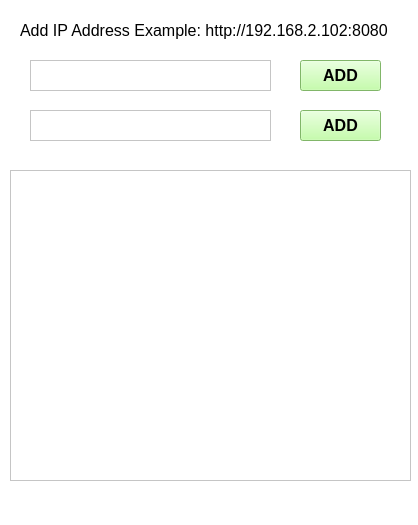
<?xml version="1.0" encoding="UTF-8"?>
<ui version="4.0">
 <class>frmIpAdd</class>
 <widget class="QMainWindow" name="frmIpAdd">
  <property name="geometry">
   <rect>
    <x>0</x>
    <y>0</y>
    <width>418</width>
    <height>525</height>
   </rect>
  </property>
  <property name="windowTitle">
   <string>Add IP</string>
  </property>
  <property name="styleSheet">
   <string notr="true">background-color: white;</string>
  </property>
  <widget class="QWidget" name="centralwidget">
   <widget class="QLabel" name="label">
    <property name="geometry">
     <rect>
      <x>20</x>
      <y>10</y>
      <width>371</width>
      <height>41</height>
     </rect>
    </property>
    <property name="font">
     <font>
      <pointsize>12</pointsize>
     </font>
    </property>
    <property name="text">
     <string>Add IP Address Example: http://192.168.2.102:8080</string>
    </property>
   </widget>
   <widget class="QTextEdit" name="txtIp">
    <property name="geometry">
     <rect>
      <x>30</x>
      <y>60</y>
      <width>241</width>
      <height>31</height>
     </rect>
    </property>
   </widget>
   <widget class="QPushButton" name="btnAddIp">
    <property name="geometry">
     <rect>
      <x>300</x>
      <y>60</y>
      <width>81</width>
      <height>31</height>
     </rect>
    </property>
    <property name="font">
     <font>
      <pointsize>12</pointsize>
      <weight>75</weight>
      <bold>true</bold>
     </font>
    </property>
    <property name="styleSheet">
     <string notr="true">background-color: rgb(181, 255, 147);</string>
    </property>
    <property name="text">
     <string>ADD</string>
    </property>
   </widget>
   <widget class="QTableView" name="tblTime">
    <property name="geometry">
     <rect>
      <x>10</x>
      <y>170</y>
      <width>401</width>
      <height>311</height>
     </rect>
    </property>
   </widget>
   <widget class="QPushButton" name="btnAddIp2">
    <property name="geometry">
     <rect>
      <x>300</x>
      <y>110</y>
      <width>81</width>
      <height>31</height>
     </rect>
    </property>
    <property name="font">
     <font>
      <pointsize>12</pointsize>
      <weight>75</weight>
      <bold>true</bold>
     </font>
    </property>
    <property name="styleSheet">
     <string notr="true">background-color: rgb(181, 255, 147);</string>
    </property>
    <property name="text">
     <string>ADD</string>
    </property>
   </widget>
   <widget class="QTextEdit" name="txtIp2">
    <property name="geometry">
     <rect>
      <x>30</x>
      <y>110</y>
      <width>241</width>
      <height>31</height>
     </rect>
    </property>
   </widget>
  </widget>
  <widget class="QMenuBar" name="menubar">
   <property name="geometry">
    <rect>
     <x>0</x>
     <y>0</y>
     <width>418</width>
     <height>21</height>
    </rect>
   </property>
  </widget>
  <widget class="QStatusBar" name="statusbar"/>
 </widget>
 <resources/>
 <connections/>
</ui>
